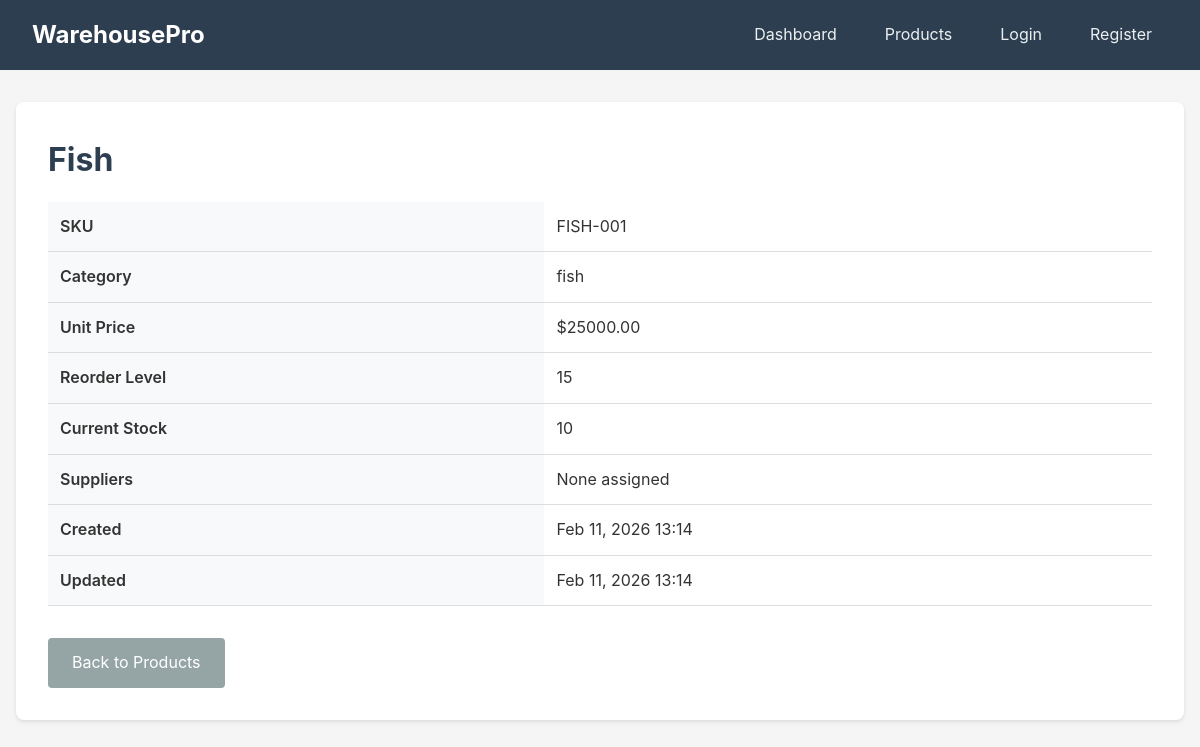
Page /inventory/products/1/ on the committed database.
### inventory/models.py (models this page shows, shortened)
class TimeStampedModel(models.Model):
    created_at = models.DateTimeField(auto_now_add=True)
    updated_at = models.DateTimeField(auto_now=True)
    class Meta:
        abstract = True

class Product(TimeStampedModel):
    name = models.CharField(max_length=200)
    sku = models.CharField(max_length=60, unique=True)
    unit_price = models.DecimalField(max_digits=12, decimal_places=2, default=0)
    reorder_level = models.PositiveIntegerField(default=0)
    category = models.ForeignKey(Category, on_delete=models.PROTECT, related_name="products")
    suppliers = models.ManyToManyField(Supplier, related_name="products", blank=True)
    image = models.ImageField(upload_to="products/", blank=True, null=True)
    def current_stock(self) -> int:
        agg = self.movements.aggregate(
            total_in=Sum("quantity", filter=Q(movement_type="IN")),
            total_out=Sum("quantity", filter=Q(movement_type="OUT")),
        )
        total_in = agg.get("total_in") or 0
        total_out = agg.get("total_out") or 0
        return total_in - total_out

class Category(TimeStampedModel):
    name = models.CharField(max_length=120, unique=True)

### inventory/views.py (the view)
# urls.py: path("products/<int:pk>/", views.product_detail, name="product_detail"),
def product_detail(request, pk):
    product = get_object_or_404(Product.objects.select_related("category").prefetch_related("suppliers"), pk=pk)
    stock = product.current_stock()
    return render(request, "inventory/product_detail.html", {"product": product, "stock": stock})

### inventory/templates/inventory/product_detail.html (shortened to what this page needs)
{% extends "base.html" %}
{% block content %}
<div class="card">
    <div style="display: flex; justify-content: space-between; align-items: center;">
        <h1>{{ product.name }}</h1>
    </div>
    <table>
        <tr>
            <th>SKU</th>
            <td>{{ product.sku }}</td>
        </tr>
        <tr>
            <th>Category</th>
            <td>{{ product.category.name }}</td>
        </tr>
        <tr>
            <th>Unit Price</th>
            <td>${{ product.unit_price }}</td>
        </tr>
        <tr>
            <th>Reorder Level</th>
            <td>{{ product.reorder_level }}</td>
        </tr>
        <tr>
            <th>Current Stock</th>
            <td>{{ stock }}</td>
        </tr>
        <tr>
            <th>Suppliers</th>
            <td>
                {% for s in product.suppliers.all %}
                    {{ s.name }}{% if not forloop.last %}, {% endif %}
                {% empty %}
                    None assigned
                {% endfor %}
            </td>
        </tr>
        <tr>
            <th>Created</th>
            <td>{{ product.created_at|date:"M d, Y H:i" }}</td>
        </tr>
        <tr>
            <th>Updated</th>
            <td>{{ product.updated_at|date:"M d, Y H:i" }}</td>
        </tr>
    </table>
    <div class="mt-2">
        <a href="{% url 'inventory:product_list' %}" class="btn btn-secondary">Back to Products</a>
    </div>
</div>
{% endblock %}

### templates/base.html (style rules this page uses)
* { margin: 0; padding: 0; box-sizing: border-box; }
body { font-family: -apple-system, BlinkMacSystemFont, 'Segoe UI', Roboto, Oxygen, Ubuntu, sans-serif; line-height: 1.6; color: #333; background-color: #f5f5f5; }
.card { background: #fff; border-radius: 8px; box-shadow: 0 2px 4px rgba(0,0,0,0.1); padding: 2rem; margin-bottom: 1rem; }
.card h1, .card h2 { margin-bottom: 1rem; color: #2c3e50; }
.btn { display: inline-block; padding: 0.75rem 1.5rem; border: none; border-radius: 4px; font-size: 1rem; cursor: pointer; text-decoration: none; transition: background-color 0.2s; }
.btn-secondary { background-color: #95a5a6; color: #fff; }
table { width: 100%; border-collapse: collapse; }
table th, table td { padding: 0.75rem; text-align: left; border-bottom: 1px solid #ddd; }
table th { background-color: #f8f9fa; font-weight: 600; }
.mt-2 { margin-top: 2rem; }

### rows in the picture
Product: name "Fish", sku "FISH-001", category.name "fish", unit_price "25000.00", reorder_level "15", created_at "Feb 11, 2026 13:14", updated_at "Feb 11, 2026 13:14"

### other values in the picture
{{ stock }} "10"
